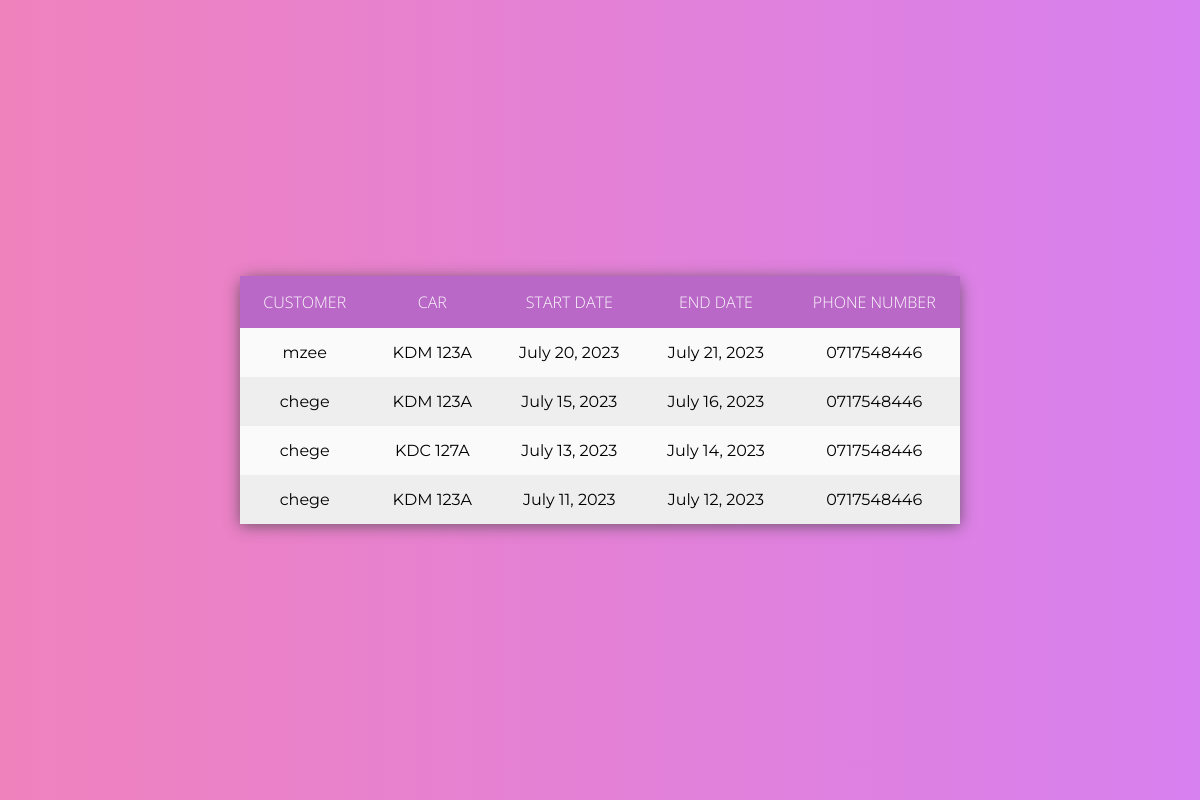
The page /Owner/owner_approved_requests/ on the database as committed earlier.
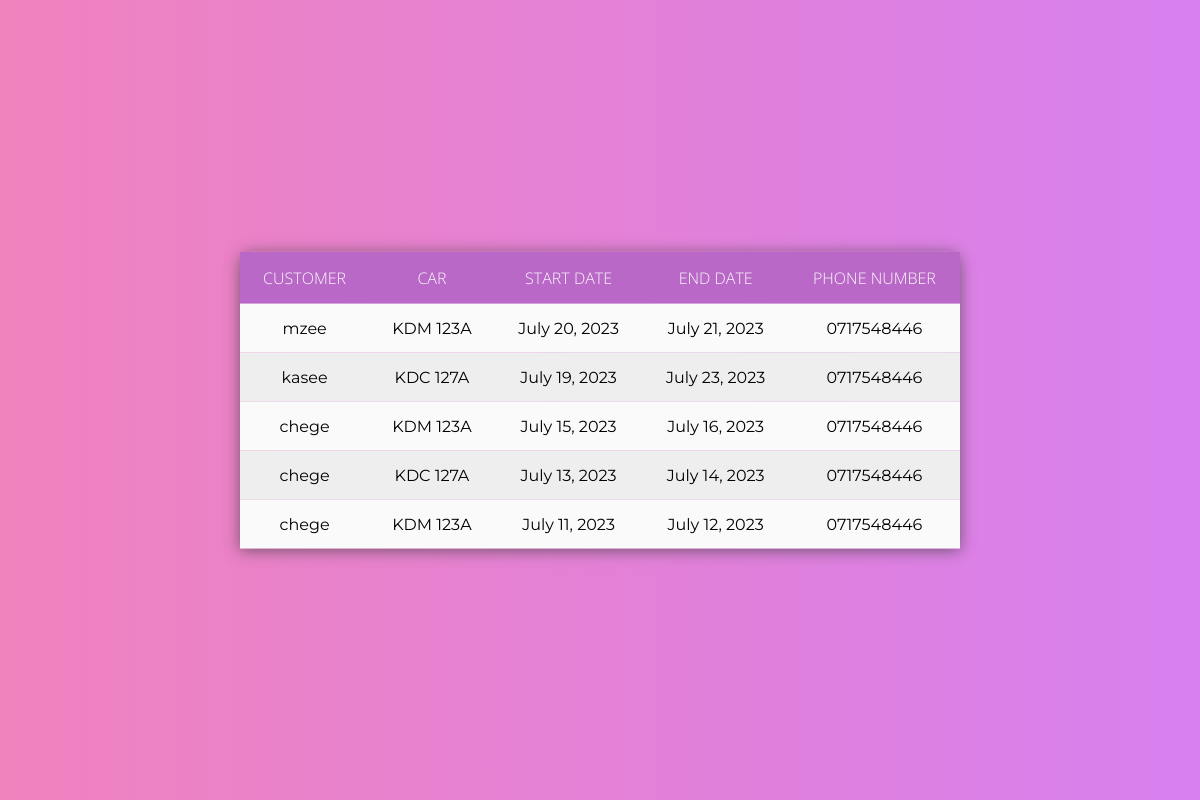
The same page on the database as committed later.
### Hire/models.py (models this page shows)
class Hire(models.Model):
    customer = models.ForeignKey(User, on_delete=models.CASCADE)
    car = models.ForeignKey(Car, on_delete=models.CASCADE, null=True)
    from_destination = models.CharField(max_length=20, null="True", validators=[
        RegexValidator("^([a-zA-Z])[a-zA-Z'\d ]+$", message='Must be a valid name of a place')])
    to_destination = models.CharField(max_length=20, null=True, validators=[
        RegexValidator("^([a-zA-Z])[a-zA-Z'\d ]+$", message='Must be a valid name of a place')])
    start_date = models.DateField(
        validators=[MinValueValidator(datetime.date.today(), "Start date can not be less than today")])
    end_date = models.DateField(
        validators=[MinValueValidator(datetime.date.today(), "End date can not be less than today")])
    phone_no = models.CharField(max_length=20, null="True",
                                validators=[RegexValidator('^(0)([127])(\d){8}$', message='Invalid phone numbers')])
    is_approved = models.BooleanField(default=False)
    is_rejected = models.BooleanField(default=False)

### accounts/models.py (models this page shows)
class User(AbstractUser):
    name = models.CharField(max_length=200, null=True) #attribute name defined
    email = models.EmailField(unique=True,null=True)

### Owner/models.py (models this page shows, shortened)
class Car(models.Model):
    owner = models.ForeignKey(User, null=True, on_delete=models.CASCADE)
    reg_no = models.CharField(max_length=20, unique=True, validators=[
        RegexValidator('^(K)([ABCDEFGHJKLMNPQRSTUVWXYZ]){2}( ){1}(\d){3}([ABCDEFGHJKLMNPQRSTUVWXYZ])$',
                       message="Invalid Number Plate")])
    image = models.ImageField(upload_to='car_images/')
    description = models.TextField(null=True, blank=True)
    phone_no = models.CharField(max_length=20, unique=True,
                                validators=[RegexValidator('^(0)([127])(\d){8}$', message='Invalid phone numbers')])
    updated = models.DateTimeField(auto_now = True , null=True)
    created = models.DateTimeField(auto_now_add=True, null= True)
    class Meta:
       ordering = ['-updated', '-created']  # Order by updated field in descending order and then by created field in descending order

### Owner/views.py (the view)
# urls.py: path('owner_approved_requests/', views.approved, name='approved'),
def approved(request):
    approved_hires = Hire.objects.filter(is_approved=True).order_by('-start_date')
    context = {
        'approved_hires': approved_hires
    }
    return render(request, 'Owner/approved.html', context)

### Owner/templates/Owner/approved.html (shortened to what this page needs)
<!DOCTYPE html>
<!-- {% load static %}
<!DOCTYPE html>
{% load static %}
<html lang="en">
<head>
    <link rel="stylesheet" href="{% static 'styles/tables.css' %}">
</head>
<body>
    {% if approved_hires %}
    <div class="filter"></div>
    <table>
        <thead>
            <tr>
                <th>Customer</th>
                <th>Car</th>
                <th>Start Date</th>
                <th>End Date</th>
                <th>Phone Number</th>
            </tr>
        </thead>
        <tbody>
            {% for hire in approved_hires %}
                <tr>
                    <td>{{ hire.customer.username }}</td>
                    <td>{{ hire.car.reg_no }}</td>
                    <td>{{ hire.start_date }}</td>
                    <td>{{ hire.end_date }}</td>
                    <td>{{ hire.phone_no }}</td>
                </tr>
            {% endfor %}
        </tbody>
    </table>
    {% else %}
    <p>No approved hire requests found.</p>
    {% endif %}
</body>
</html>

Rows that differ between the two databases and show on the page:
added Hire: customer.username "kasee", car.reg_no "KDC 127A", start_date "July 19, 2023", end_date "July 23, 2023", phone_no "0717548446"
